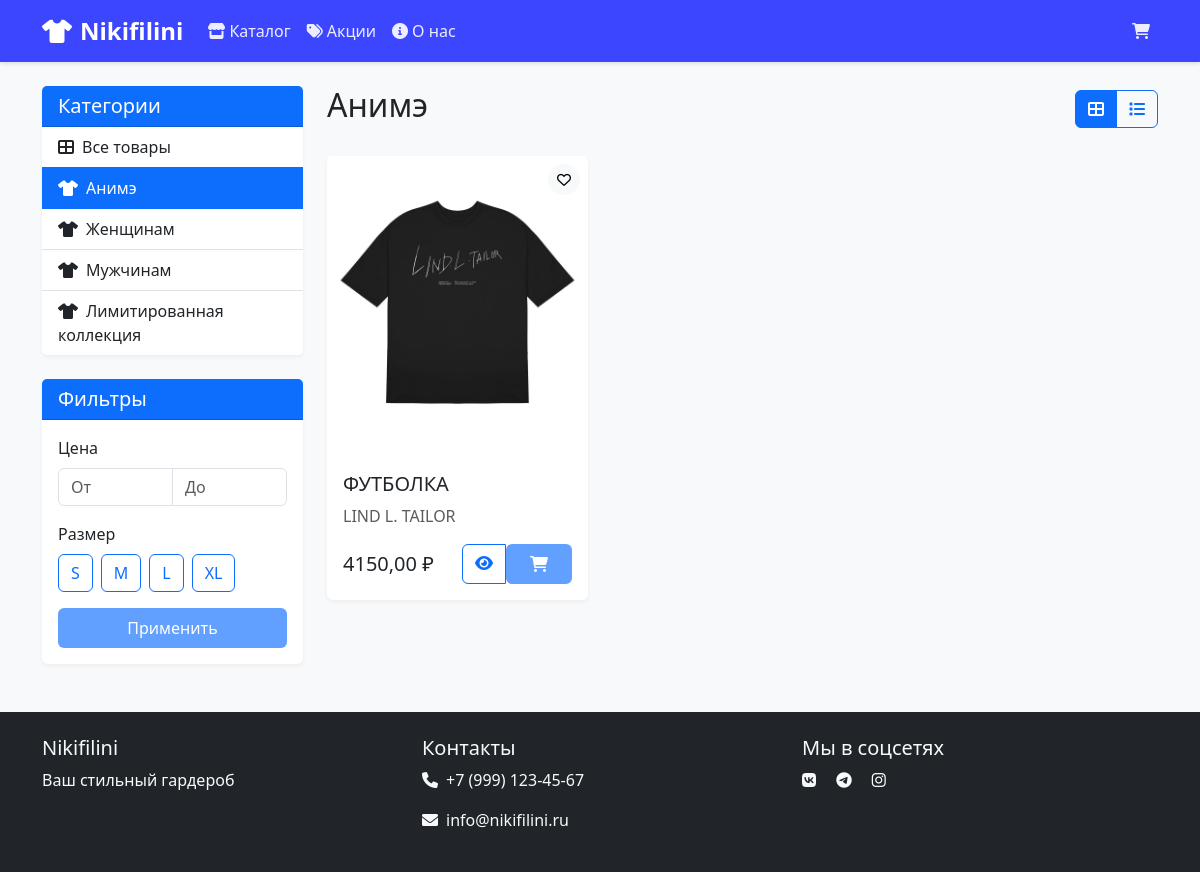
/Anime/, run on the app's committed database.
### shop/models.py (models this page shows, shortened)
class Category(models.Model):
    name = models.CharField(max_length=100)
    slug = models.SlugField(unique=True)
    class Meta:
        verbose_name_plural = 'Categories'
    def get_absolute_url(self):
        return reverse('shop:book_list_by_category', args=[self.slug])

class Book(models.Model):
    category = models.ForeignKey(Category, on_delete=models.CASCADE, related_name='books')
    title = models.CharField(max_length=200)
    author = models.CharField(max_length=200)
    slug = models.SlugField(unique=True)
    description = models.TextField()
    price = models.DecimalField(max_digits=10, decimal_places=2)
    image = models.ImageField(upload_to='books/main/', blank=True)
    image_2 = models.ImageField(upload_to='books/secondary/', blank=True)
    image_3 = models.ImageField(upload_to='books/secondary/', blank=True)
    image_4 = models.ImageField(upload_to='books/secondary/', blank=True)
    stock = models.PositiveIntegerField(default=0)
    available = models.BooleanField(default=True)
    created = models.DateTimeField(auto_now_add=True)
    updated = models.DateTimeField(auto_now=True)
    class Meta:
        ordering = ('-created',)
        verbose_name = 'Товар'
        verbose_name_plural = 'Товары'
    def get_absolute_url(self):
        return reverse('shop:book_detail', args=[self.id, self.slug])

### shop/views.py (the view)
# urls.py: path('', views.book_list, name='book_list'),
def book_list(request, category_slug=None):
    category = None
    categories = Category.objects.all()
    books = Book.objects.filter(available=True)
    filter_params = {}
    if category_slug:
        category = get_object_or_404(Category, slug=category_slug)
        books = books.filter(category=category)
    price_min = request.GET.get("price_min")
    price_max = request.GET.get("price_max")
    if price_min is not None and price_min != "":
        books = books.filter(price__gte=price_min)
        filter_params["price_min"] = price_min
    if price_max is not None and price_max != "":
        books = books.filter(price__lte=price_max)
        filter_params["price_max"] = price_max
    size_list = request.GET.getlist("size")
    if size_list:
        filter_params["size"] = size_list
    return render(request, 'shop/book/list.html', {'category': category, 'categories': categories, 'books': books, 'filter_params': filter_params})

### shop/context_processors.py (called while the page is built)
def cart(request):
    return {'cart': Cart(request)}

### shop/templates/shop/book/list.html (shortened to what this page needs)
{% extends "shop/base.html" %}
{% block content %}
    <div class="row">
        <div class="col-md-3">
            <div class="card mb-4">
                <div class="card-header bg-primary text-white">
                    <h5 class="mb-0">Категории</h5>
                </div>
                <div class="list-group list-group-flush">
                    <a href="{% url 'shop:book_list' %}"
                       class="list-group-item list-group-item-action {% if not category %}active{% endif %}">
                        <i class="fas fa-th-large me-2"></i>Все товары
                    </a>
                    {% for c in categories %}
                        <a href="{{ c.get_absolute_url }}"
                           class="list-group-item list-group-item-action {% if category.slug == c.slug %}active{% endif %}">
                            <i class="fas fa-tshirt me-2"></i>{{ c.name }}
                        </a>
                    {% endfor %}
                </div>
            </div>
            <div class="card">
                <div class="card-header bg-primary text-white">
                    <h5 class="mb-0">Фильтры</h5>
                </div>
                <div class="card-body">
                    <form>
                        <div class="mb-3">
                            <label class="form-label">Цена</label>
                            <div class="input-group">
                                <input type="number" class="form-control" placeholder="От" name="price_min">
                                <input type="number" class="form-control" placeholder="До" name="price_max">
                            </div>
                        </div>
                        <div class="mb-3">
                            <label class="form-label">Размер</label>
                            <div class="d-flex flex-wrap gap-2">
                                <label class="btn btn-outline-primary" for="size-s">S</label>
                                <label class="btn btn-outline-primary" for="size-m">M</label>
                                <label class="btn btn-outline-primary" for="size-l">L</label>
                                <label class="btn btn-outline-primary" for="size-xl">XL</label>
                            </div>
                        </div>
                        <button type="submit" class="btn btn-primary w-100">Применить</button>
                    </form>
                </div>
            </div>
        </div>
        <div class="col-md-9">
            <div class="d-flex justify-content-between align-items-center mb-4">
                <h1 class="h2">{% if category %}{{ category.name }}{% else %}Каталог Nikifilini{% endif %}</h1>
                <div class="btn-group">
                    <button type="button" class="btn btn-outline-primary active">
                        <i class="fas fa-th-large"></i>
                    </button>
                    <button type="button" class="btn btn-outline-primary">
                        <i class="fas fa-list"></i>
                    </button>
                </div>
            </div>
            <div class="row row-cols-1 row-cols-md-3 g-4">
                {% for book in books %}
                    <div class="col">
                        <div class="card h-100">
                            {% if book.image %}
                                <div class="position-relative">
                                    <img src="{{ book.image.url }}" class="card-img-top" alt="{{ book.title }}" style="height: 300px; object-fit: cover;">
                                    <div class="position-absolute top-0 end-0 p-2">
                                        <button class="btn btn-light btn-sm rounded-circle">
                                            <i class="far fa-heart"></i>
                                        </button>
                                    </div>
                                </div>
                            {% else %}
                                <div class="position-relative bg-light" style="height: 300px;">
                                    <div class="d-flex align-items-center justify-content-center h-100">
                                        <i class="fas fa-tshirt fa-3x text-muted"></i>
                                    </div>
                                </div>
                            {% endif %}
                            <div class="card-body">
                                <h5 class="card-title">{{ book.title }}</h5>
                                <p class="card-text text-muted">{{ book.author }}</p>
                                <div class="d-flex justify-content-between align-items-center">
                                    <span class="h5 mb-0">{{ book.price }} ₽</span>
                                    <div class="btn-group">
                                        <a href="{{ book.get_absolute_url }}" class="btn btn-outline-primary">
                                            <i class="fas fa-eye"></i>
                                        </a>
                                        <form action="{% url 'shop:cart_add' book.id %}" method="post" class="d-inline">
                                            <button type="submit" class="btn btn-primary">
                                                <i class="fas fa-shopping-cart"></i>
                                            </button>
                                        </form>
                                    </div>
                                </div>
                            </div>
                        </div>
                    </div>
                {% empty %}
                    <div class="col-12">
                        <div class="alert alert-info">
                            В данной категории пока нет товаров
                        </div>
                    </div>
                {% endfor %}
            </div>
        </div>
    </div>
{% endblock %}

### shop/templates/shop/base.html (style rules this page uses)
:root { --primary-color: #3d46ff; --secondary-color: #d1b5ff; --accent-color: #61a0ff; }
body { font-family: 'Segoe UI', Tahoma, Geneva, Verdana, sans-serif; background-color: #f8f9fa; }
.card { border: none; transition: transform 0.3s ease, box-shadow 0.3s ease; box-shadow: 0 2px 4px rgba(0,0,0,0.05); }
.btn-primary { background-color: var(--accent-color); border: none; padding: 0.5rem 1.5rem; transition: background-color 0.3s ease; }

### data on the page
Category: name "Анимэ"
Category: name "Женщинам"
Category: name "Мужчинам"
Category: name "Лимитированная коллекция"
Book: image (picture), title "ФУТБОЛКА", author "LIND L. TAILOR", price "4150,00"
